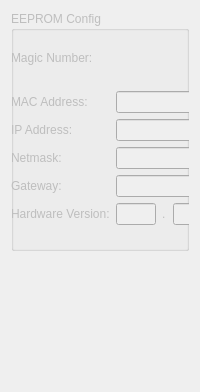
      <widget class="QWidget" name="configTab">
       <property name="autoFillBackground">
        <bool>true</bool>
       </property>
       <attribute name="title">
        <string>FEM</string>
       </attribute>
       <layout class="QVBoxLayout" name="verticalLayout">
        <item>
         <widget class="QGroupBox" name="configGroupBox">
          <property name="enabled">
           <bool>false</bool>
          </property>
          <property name="sizePolicy">
           <sizepolicy hsizetype="Preferred" vsizetype="Fixed">
            <horstretch>0</horstretch>
            <verstretch>0</verstretch>
           </sizepolicy>
          </property>
          <property name="minimumSize">
           <size>
            <width>0</width>
            <height>240</height>
           </size>
          </property>
          <property name="title">
           <string>EEPROM Config</string>
          </property>
          <widget class="QWidget" name="gridLayoutWidget">
           <property name="geometry">
            <rect>
             <x>0</x>
             <y>20</y>
             <width>751</width>
             <height>222</height>
            </rect>
           </property>
           <layout class="QGridLayout" name="gridLayout_2">
            <item row="1" column="1">
             <widget class="QLineEdit" name="macAddress"/>
            </item>
            <item row="6" column="3">
             <layout class="QHBoxLayout" name="horizontalLayout">
              <item>
               <spacer name="horizontalSpacer_2">
                <property name="orientation">
                 <enum>Qt::Horizontal</enum>
                </property>
                <property name="sizeHint" stdset="0">
                 <size>
                  <width>40</width>
                  <height>20</height>
                 </size>
                </property>
               </spacer>
              </item>
              <item>
               <widget class="QPushButton" name="configUpdateButton">
                <property name="text">
                 <string>Update</string>
                </property>
               </widget>
              </item>
             </layout>
            </item>
            <item row="0" column="0">
             <widget class="QLabel" name="label_4">
              <property name="text">
               <string>Magic Number:</string>
              </property>
             </widget>
            </item>
            <item row="0" column="1">
             <widget class="QLabel" name="magicNumber">
              <property name="text">
               <string/>
              </property>
             </widget>
            </item>
            <item row="0" column="2">
             <widget class="QLabel" name="label_9">
              <property name="text">
               <string>Checksum:</string>
              </property>
             </widget>
            </item>
            <item row="0" column="3">
             <widget class="QLabel" name="checksum">
              <property name="text">
               <string/>
              </property>
             </widget>
            </item>
            <item row="5" column="0">
             <widget class="QLabel" name="label_13">
              <property name="text">
               <string>Hardware Version:</string>
              </property>
             </widget>
            </item>
            <item row="5" column="1" colspan="3">
             <layout class="QHBoxLayout" name="horizontalLayout_2">
              <item>
               <widget class="QLineEdit" name="hwVersionMajor">
                <property name="sizePolicy">
                 <sizepolicy hsizetype="Fixed" vsizetype="Fixed">
                  <horstretch>40</horstretch>
                  <verstretch>0</verstretch>
                 </sizepolicy>
                </property>
                <property name="minimumSize">
                 <size>
                  <width>40</width>
                  <height>0</height>
                 </size>
                </property>
                <property name="maximumSize">
                 <size>
                  <width>40</width>
                  <height>16777215</height>
                 </size>
                </property>
                <property name="alignment">
                 <set>Qt::AlignRight|Qt::AlignTrailing|Qt::AlignVCenter</set>
                </property>
               </widget>
              </item>
              <item>
               <widget class="QLabel" name="label_17">
                <property name="sizePolicy">
                 <sizepolicy hsizetype="Fixed" vsizetype="Preferred">
                  <horstretch>5</horstretch>
                  <verstretch>0</verstretch>
                 </sizepolicy>
                </property>
                <property name="minimumSize">
                 <size>
                  <width>5</width>
                  <height>0</height>
                 </size>
                </property>
                <property name="maximumSize">
                 <size>
                  <width>5</width>
                  <height>16777215</height>
                 </size>
                </property>
                <property name="text">
                 <string>.</string>
                </property>
               </widget>
              </item>
              <item>
               <widget class="QLineEdit" name="hwVersionMinor">
                <property name="sizePolicy">
                 <sizepolicy hsizetype="Fixed" vsizetype="Fixed">
                  <horstretch>40</horstretch>
                  <verstretch>0</verstretch>
                 </sizepolicy>
                </property>
                <property name="minimumSize">
                 <size>
                  <width>40</width>
                  <height>0</height>
                 </size>
                </property>
                <property name="maximumSize">
                 <size>
                  <width>40</width>
                  <height>16777215</height>
                 </size>
                </property>
               </widget>
              </item>
              <item>
               <spacer name="horizontalSpacer_3">
                <property name="orientation">
                 <enum>Qt::Horizontal</enum>
                </property>
                <property name="sizeHint" stdset="0">
                 <size>
                  <width>40</width>
                  <height>20</height>
                 </size>
                </property>
               </spacer>
              </item>
              <item>
               <widget class="QLabel" name="label_16">
                <property name="text">
                 <string>Firmware Version:</string>
                </property>
               </widget>
              </item>
              <item>
               <widget class="QLineEdit" name="fwVersionMajor">
                <property name="sizePolicy">
                 <sizepolicy hsizetype="Fixed" vsizetype="Fixed">
                  <horstretch>40</horstretch>
                  <verstretch>0</verstretch>
                 </sizepolicy>
                </property>
                <property name="minimumSize">
                 <size>
                  <width>40</width>
                  <height>0</height>
                 </size>
                </property>
                <property name="maximumSize">
                 <size>
                  <width>40</width>
                  <height>16777215</height>
                 </size>
                </property>
                <property name="alignment">
                 <set>Qt::AlignRight|Qt::AlignTrailing|Qt::AlignVCenter</set>
                </property>
               </widget>
              </item>
              <item>
               <widget class="QLabel" name="label_18">
                <property name="text">
                 <string>.</string>
                </property>
               </widget>
              </item>
              <item>
               <widget class="QLineEdit" name="fwVersionMinor">
                <property name="sizePolicy">
                 <sizepolicy hsizetype="Fixed" vsizetype="Fixed">
                  <horstretch>40</horstretch>
                  <verstretch>0</verstretch>
                 </sizepolicy>
                </property>
                <property name="minimumSize">
                 <size>
                  <width>40</width>
                  <height>0</height>
                 </size>
                </property>
                <property name="maximumSize">
                 <size>
                  <width>40</width>
                  <height>16777215</height>
                 </size>
                </property>
               </widget>
              </item>
              <item>
               <spacer name="horizontalSpacer_4">
                <property name="orientation">
                 <enum>Qt::Horizontal</enum>
                </property>
                <property name="sizeHint" stdset="0">
                 <size>
                  <width>40</width>
                  <height>20</height>
                 </size>
                </property>
               </spacer>
              </item>
              <item>
               <widget class="QLabel" name="label_19">
                <property name="text">
                 <string>Software Version:</string>
                </property>
               </widget>
              </item>
              <item>
               <widget class="QLineEdit" name="swVersionMajor">
                <property name="sizePolicy">
                 <sizepolicy hsizetype="Fixed" vsizetype="Fixed">
                  <horstretch>40</horstretch>
                  <verstretch>0</verstretch>
                 </sizepolicy>
                </property>
                <property name="minimumSize">
                 <size>
                  <width>40</width>
                  <height>0</height>
                 </size>
                </property>
                <property name="maximumSize">
                 <size>
                  <width>40</width>
                  <height>16777215</height>
                 </size>
                </property>
                <property name="alignment">
                 <set>Qt::AlignRight|Qt::AlignTrailing|Qt::AlignVCenter</set>
                </property>
               </widget>
              </item>
              <item>
               <widget class="QLabel" name="label_21">
                <property name="text">
                 <string>.</string>
                </property>
               </widget>
              </item>
              <item>
               <widget class="QLineEdit" name="swVersionMinor">
                <property name="sizePolicy">
                 <sizepolicy hsizetype="Fixed" vsizetype="Fixed">
                  <horstretch>40</horstretch>
                  <verstretch>0</verstretch>
                 </sizepolicy>
                </property>
                <property name="minimumSize">
                 <size>
                  <width>40</width>
                  <height>0</height>
                 </size>
                </property>
                <property name="maximumSize">
                 <size>
                  <width>40</width>
                  <height>16777215</height>
                 </size>
                </property>
               </widget>
              </item>
             </layout>
            </item>
            <item row="1" column="0">
             <widget class="QLabel" name="label_5">
              <property name="text">
               <string>MAC Address:</string>
              </property>
             </widget>
            </item>
            <item row="3" column="0">
             <widget class="QLabel" name="label_7">
              <property name="text">
               <string>Netmask:</string>
              </property>
             </widget>
            </item>
            <item row="3" column="1">
             <widget class="QLineEdit" name="netMask"/>
            </item>
            <item row="2" column="0">
             <widget class="QLabel" name="label_6">
              <property name="text">
               <string>IP Address:</string>
              </property>
             </widget>
            </item>
            <item row="2" column="1">
             <widget class="QLineEdit" name="ipAddress"/>
            </item>
            <item row="1" column="2">
             <widget class="QLabel" name="label_12">
              <property name="text">
               <string>Board ID:</string>
              </property>
             </widget>
            </item>
            <item row="1" column="3">
             <widget class="QLineEdit" name="boardId"/>
            </item>
            <item row="4" column="0">
             <widget class="QLabel" name="label_8">
              <property name="text">
               <string>Gateway:</string>
              </property>
             </widget>
            </item>
            <item row="4" column="1">
             <widget class="QLineEdit" name="gateway"/>
            </item>
            <item row="2" column="2">
             <widget class="QLabel" name="label_14">
              <property name="text">
               <string>Board Type:</string>
              </property>
             </widget>
            </item>
            <item row="2" column="3">
             <widget class="QLineEdit" name="boardType"/>
            </item>
            <item row="4" column="2">
             <widget class="QLabel" name="label_11">
              <property name="text">
               <string>Critical Temp Threshold:</string>
              </property>
             </widget>
            </item>
            <item row="4" column="3">
             <widget class="QLineEdit" name="critTempTreshold"/>
            </item>
            <item row="3" column="2">
             <widget class="QLabel" name="label_10">
              <property name="text">
               <string>High Temp Threshold:</string>
              </property>
             </widget>
            </item>
            <item row="3" column="3">
             <widget class="QLineEdit" name="highTempThreshold"/>
            </item>
           </layout>
          </widget>
         </widget>
        </item>
        <item>
         <spacer name="verticalSpacer">
          <property name="orientation">
           <enum>Qt::Vertical</enum>
          </property>
          <property name="sizeHint" stdset="0">
           <size>
            <width>20</width>
            <height>130</height>
           </size>
          </property>
         </spacer>
        </item>
       </layout>
      </widget>
